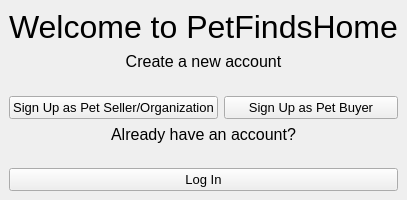
<?xml version="1.0" encoding="UTF-8"?>
<ui version="4.0">
 <class>WelcomeWindow</class>
 <widget class="QMainWindow" name="WelcomeWindow">
  <property name="geometry">
   <rect>
    <x>0</x>
    <y>0</y>
    <width>200</width>
    <height>200</height>
   </rect>
  </property>
  <property name="windowTitle">
   <string>Welcome to PetFindsHome</string>
  </property>
  <widget class="QWidget" name="centralwidget">
   <layout class="QVBoxLayout" name="verticalLayout">
    <item>
     <widget class="QLabel" name="welcomeLabel">
      <property name="font">
       <font>
        <pointsize>24</pointsize>
       </font>
      </property>
      <property name="text">
       <string>Welcome to PetFindsHome</string>
      </property>
      <property name="alignment">
       <set>Qt::AlignHCenter|Qt::AlignTop</set>
      </property>
     </widget>
    </item>
    <item>
     <widget class="QLabel" name="createAccountLabel">
      <property name="font">
       <font>
        <pointsize>12</pointsize>
       </font>
      </property>
      <property name="text">
       <string>Create a new account</string>
      </property>
      <property name="alignment">
       <set>Qt::AlignHCenter</set>
      </property>
     </widget>
    </item>
    <item>
     <layout class="QHBoxLayout" name="horizontalLayout">
      <item>
       <widget class="QPushButton" name="petSellerButton">
        <property name="font">
         <font>
          <pointsize>10</pointsize>
         </font>
        </property>
        <property name="text">
         <string>Sign Up as Pet Seller/Organization</string>
        </property>
       </widget>
      </item>
      <item>
       <widget class="QPushButton" name="petBuyerButton">
        <property name="font">
         <font>
          <pointsize>10</pointsize>
         </font>
        </property>
        <property name="text">
         <string>Sign Up as Pet Buyer</string>
        </property>
       </widget>
      </item>
     </layout>
    </item>
    <item>
     <widget class="QLabel" name="alreadyHaveAccountLabel">
      <property name="font">
       <font>
        <pointsize>12</pointsize>
       </font>
      </property>
      <property name="text">
       <string>Already have an account?</string>
      </property>
      <property name="alignment">
       <set>Qt::AlignHCenter</set>
      </property>
     </widget>
    </item>
    <item>
     <widget class="QPushButton" name="loginButton">
      <property name="sizePolicy">
       <sizepolicy hsizetype="Minimum" vsizetype="Fixed">
        <horstretch>0</horstretch>
        <verstretch>0</verstretch>
       </sizepolicy>
      </property>
      <property name="font">
       <font>
        <pointsize>10</pointsize>
       </font>
      </property>
      <property name="text">
       <string>Log In</string>
      </property>
     </widget>
    </item>
   </layout>
  </widget>
 </widget>
 <resources/>
 <connections/>
</ui>
